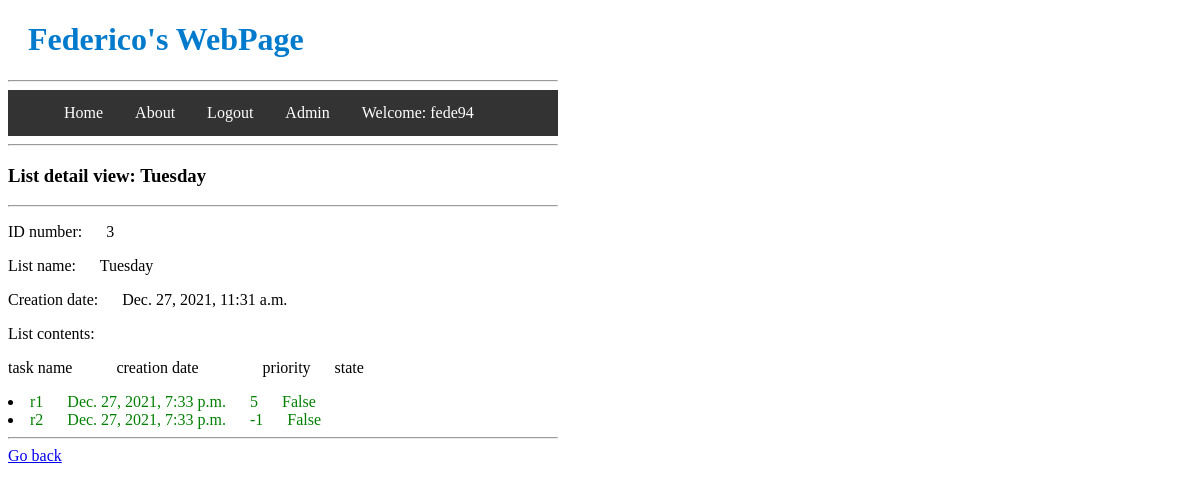
Page /list/3/detail (signed in) on the committed database.
### main/models.py (models this page shows, shortened)
class TodoList(models.Model):
	name = models.CharField(max_length=200) #name of the list
	creation_date = models.DateTimeField('date created', default=datetime.datetime.now())

class Item(models.Model): #atributes of every item
	todolist = models.ForeignKey(TodoList, on_delete= models.CASCADE)
	text = models.CharField(max_length=300)
	creation_date = models.DateTimeField('date created', default=datetime.datetime.now())
	priority = models.IntegerField(default=0)
	complete = models.BooleanField()

### main/views.py (the view)
# urls.py: path("list/<int:list_number>/detail", views.list_detail, name="List_detail"),
def list_detail(response,list_number):# I recive number variable, from the url
	list_obj = TodoList.objects.filter(id=list_number) #returns a list only one match
	tasks = Item.objects.filter(todolist=list_obj[0])
	args = {"list_number": list_number,
			"list_obj":list_obj[0],
			"tasks":tasks}
	return render(response, "main/list_view_detail.html", args)

### main/templates/main/list_view_detail.html (shortened to what this page needs)
{% extends 'main/base.html' %}
    {% block header %}
    <h3>List detail view: {{list_obj.name}}</h3>
    {% endblock %}
    {% block body %}
    <p>ID number: &emsp; {{list_number}}</p>
    <p>List name: &emsp; {{list_obj.name}}</p>
    <p>Creation date: &emsp; {{list_obj.creation_date}}</p>
    <p>List contents:</p>
    <p>task name &emsp; &emsp; creation date &emsp; &emsp; &emsp; priority &emsp; state</p>
    {% for task in tasks %}
    <li>
        <a>{{task.text}}</a>
        <a>{{task.creation_date}}</a>
        <a>{{task.priority}}</a>
        <a>{{task.complete}}</a>
    </li>
    {% endfor %}
    <hr>
    <a href="http://127.0.0.1:8000/list/{{list_number}}">Go back</a>
    {% endblock %}

### main/templates/main/navbar.html (shortened to what this page needs)
<!DOCTYPE html>
<html>
{% load static %}
<link rel="stylesheet" type="text/css" href="{% static 'main/style.css' %}">
<body>
<ul class="navbar">
  {% if user.is_authenticated %}
  <navtag><a href="{% url 'main:home' %}">Home</a></navtag>
  <navtag><li><a href="{% url 'main:about' %}">About</a></li></navtag>
  <navtag><li><a href="{% url 'logout' %}">Logout</a></li></navtag>
  <navtag><li><a href="{% url 'admin:index' %}">Admin</a></li></navtag>
  <navtag><li><a>Welcome: {{user}}</a></li></navtag>
  {% endif %}
</ul>
</body>
</html>

### main/static/main/style.css (style rules this page uses)
li a { color: green; }
body { width: 550px; background: white url("images/background.gif") no-repeat; background-size:550px 200px; }
.navbar { list-style-type: none; margin: 0; padding: 5; overflow: hidden; background-color: #333; }
navtag { float: left; }
navtag a { display: block; color: white; text-align: center; padding: 14px 16px; text-decoration: none; }

### rows in the picture
TodoList: name "Tuesday", creation_date "Dec. 27, 2021, 11:31 a.m."
Item: text "r1", creation_date "Dec. 27, 2021, 7:33 p.m.", priority "5", complete "False"
Item: text "r2", creation_date "Dec. 27, 2021, 7:33 p.m.", priority "-1", complete "False"

### other values in the picture
{{ user }} "fede94"
{{ list_number }} "3"
